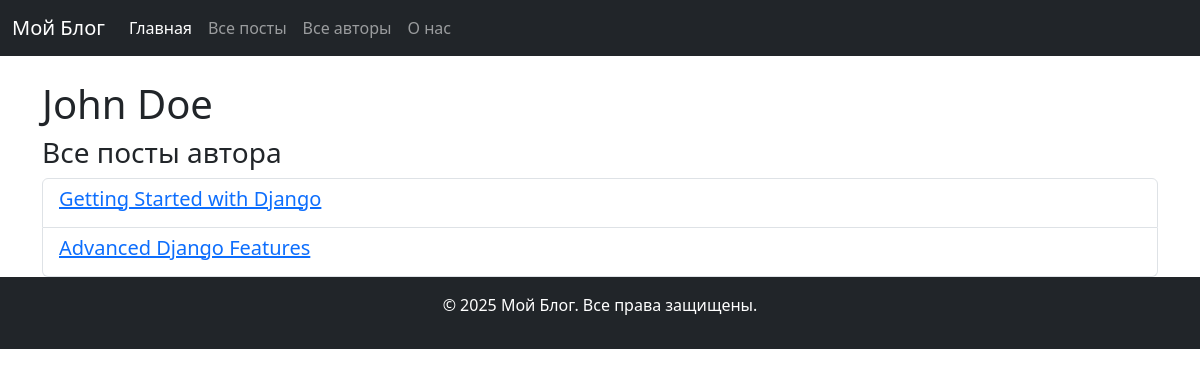
The app's page /authors/1/ with its own data.
### blog_app/models.py (models this page shows, shortened)
class Author(models.Model):
    name = models.CharField(max_length=100)

class Post(models.Model):
    title = models.CharField(max_length=100)
    content = models.TextField()
    created_at = models.DateTimeField(auto_now_add=True)
    author = models.ForeignKey('Author', on_delete=models.CASCADE, related_name='posts')
    rating = models.IntegerField(default=0)
    tags = models.ManyToManyField('Tag', related_name='posts')

### blog_app/views.py (the view)
# urls.py: path('authors/<int:author_id>/', author_detail, name='author_detail'),
def author_detail(request, author_id):
    author = get_object_or_404(Author, pk=author_id)
    context = {
        'author': author,
    }
    return render(request, 'blog_app/author_detail.html', context=context)

### blog_app/templates/blog_app/author_detail.html (shortened to what this page needs)
{% extends 'blog_app/base.html' %}
{% block content %}
    <h1>{{ author.name  }}</h1>
    <h3>Все посты автора</h3>
    <ul class="list-group">
        {% for post in author.posts.all %}
            <li class="list-group-item">
                 <a href="{% url 'post_detail' post.pk %}"><h5>{{ post.title }}</h5></a>
            </li>
        {% empty %}
            <p>У автора постов нет</p>
        {% endfor %}
    </ul>
{% endblock %}

### records on screen
Author: name "John Doe"
Post: title "Getting Started with Django"
Post: title "Advanced Django Features"
